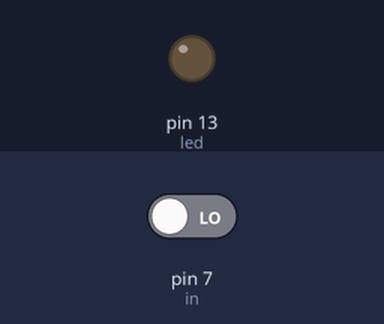
The sketch below on a simulated Arduino Uno, built with avr-gcc and run on an emulated ATmega328P. On the bench: output pins drawn as LEDs (lit = HIGH). Inputs (shaded band) come from the test bench; at power-on: pin 7 (in) LOW.

Above: at 1.2 s.
1.3 s: pin 7 (in) driven HIGH
At 1.6 s:
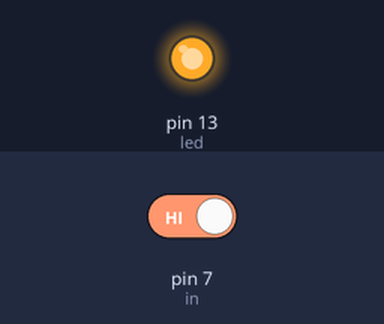
2.8 s: pin 7 (in) driven LOW
At 4.0 s:
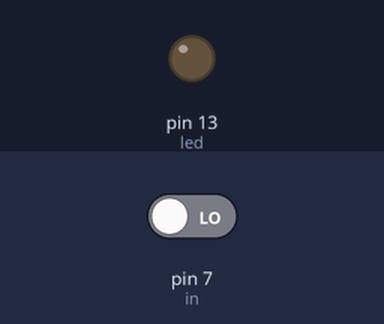
Timing chart, 0 to 5.8 s (numbered marks = the images above; inputs shaded):
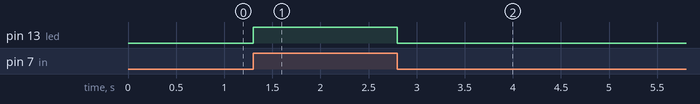

The sketch:

sensor_presenca.ino
```cpp
#include <Arduino.h>
int led = 13;
int in = 7;
void setup() {
    pinMode(led, OUTPUT);
    pinMode(in, INPUT);
}

void loop() {
    delay(100);
    int o = digitalRead(in);
    digitalWrite(led, o);
}
```

Measured:
- after the input at 1.3 s, pin 13 (led): LOW → HIGH at once
- after the input at 2.8 s, pin 13 (led): HIGH → LOW at once
